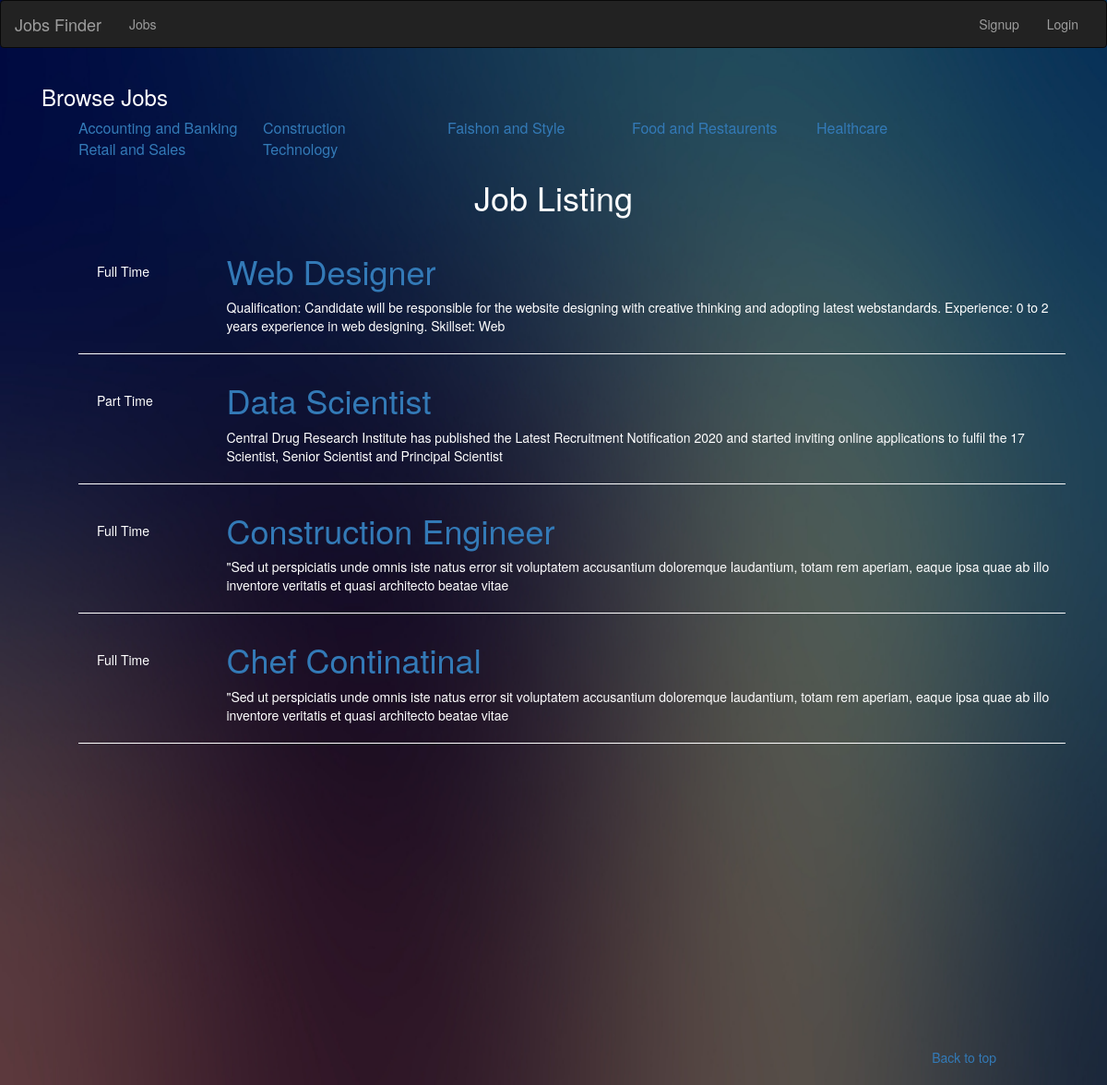
/jobs.php, run on the app's committed database.
### tables this page shows
CREATE TABLE `categories` (
  `id` int(11) NOT NULL,
  `name` varchar(255) NOT NULL
);

CREATE TABLE `jobs` (
  `id` int(11) NOT NULL,
  `title` varchar(255) NOT NULL,
  `description` text NOT NULL,
  `location` varchar(255) NOT NULL,
  `category_id` int(11) NOT NULL,
  `contact_email` varchar(255) NOT NULL,
  `job_type` varchar(255) NOT NULL
);

### lib/Database.php (called while the page is built, shortened)
<?php
class Database{
     public $dbhost = DB_HOST;
     public $dbuser = DB_USER;
     public $dbname = DB_NAME;
     public $dbpass = DB_PASS;
     public $link;
    private function connect(){
        $this->link = new mysqli($this->dbhost,$this->dbuser,$this->dbpass,$this->dbname);
    }
    public function select($query){
        $result = $this->link->query($query) or die($this->link->error.__LINE__);
        if ($result->num_rows>0){
            return $result;
        }
        else{
            return false;
        }
    }
}

### helpers/format_helpers.php (called while the page is built)
<?php
function shortText($text, $chars =150){
    $text = $text." ";
    $text = substr($text,0,$chars);
    $text = substr($text,0,strrpos($text,' '));
    return $text;
}

### jobs.php (the view, shortened to what this page needs)
<?php include 'includes/header.php'; ?>
<?php  include 'lib/Database.php';?>
<?php include 'helpers/format_helpers.php'; ?>
<?php
   $db = new Database();
   $query = "SELECT * FROM categories";
   $result = $db->select($query);
   if(isset($_GET['id'])){
     $id = $_GET['id'];
	   $query2 ="SELECT * FROM jobs WHERE category_id ='$id'";
	   $result2= $db->select($query2);
   }
 else{
	 $query2 = "SELECT * FROM jobs";
	 $result2 = $db->select($query2);
 }
?>
 <?php if($result2): ?>
<div class="container">
    <div id="category_block" class="col-xs-12">
			<h3>Browse Jobs</h3>
			<ul>
				<?php while($row = $result->fetch_assoc()): ?>
				<li>
					<a href="jobs.php?id=<?php echo $row['id']; ?>">
						<?php echo $row['name']; ?>
					</a>
				</li>
	            <?php endwhile; ?>
			</ul>
	</div>
 <div class="col-sm-12">
 	<h1 class="text-center">Job Listing</h1>
 	<ul id="listings">
      <?php while ($row = $result2->fetch_assoc()): ?>
				<li>
					<div class="type">
					<span class="green"><?php echo $row['job_type']; ?></span>
					</div>
					<div class="description">
						<a href="job.php?id=<?php echo $row['id']; ?>"><h1><?php echo $row['title']; ?></h1></a>
						<p> <?php echo shortText($row['description'],200); ?>
						</p>
					</div>
				</li>
		<?php endwhile;  ?>
 	</ul>
 </div>
</div>
<?php else : ?>
	<div class="col-xs-12">
	<p>There are No Jobs</p>
	</div>
<?php endif; ?>
<?php include 'includes/footer.php'; ?>

### includes/header.php (shortened to what this page needs)
<!DOCTYPE html>
<html>
<head>
   		 <link rel="stylesheet" type="text/css" href="css/style.css">
         <link rel="stylesheet" href="css/bootstrap.css">
</head>
<body>
	<nav class="navbar navbar-inverse">
	  <div class="container-fluid">
	    <div class="navbar-header">
	      <li> <a class="navbar-brand" href="index.php">Jobs Finder</a></li>
	    </div>
	    <ul class="nav navbar-nav">
	       <li><a href="jobs.php">Jobs</a></li>
	    </ul>
	    <ul class="nav navbar-nav pull-right">
	      <?php if(isset($_SESSION['user'])): ?>
	       <li><a href="logout.php">Logout</a></li>
	      <?php else : ?>
	      <li><a href="signup.php">Signup</a></li>
	      <li><a href="login.php">Login</a></li>
	      <?php endif; ?>
	    </ul>
	  </div>
	</nav>

### includes/footer.php (shortened to what this page needs)
<br>
<br>
<br>
<br>
<footer id="footer">
        <p class="pull-right"><a href="#">Back to top</a></p>
      </footer>
</body>
</html>

### css/style.css (style rules this page uses)
body { padding-bottom: 40px; color: #5a5a5a; }
li { list-style: none; }
a { text-decoration-style: none; }
#listings li { overflow: auto; border-bottom: 1px #ffffff solid; padding: 10px 0 10px 0; list-style: none; }
.type { float: left; width: 15%; margin-top: 30px; }
.type span { padding: 10px 20px 10px 20px; color: #ffffff; background: #; }
.description { float: right; width: 85%; }
.description a { text-decoration-style: none; text-decoration-color: #ffffff; }
#category_block li { width: 200px; float: left; font-size: 16px; padding: 0 10px 0 0; }
#footer { padding:20px; margin:100px; position: relative; top:120px; left:0; }

### includes/header.php (style rules this page uses)
body { background: url(img/32.jpg); background-size: 100% 100%; background-repeat: no-repeat; color: #ffffff; }

### data on the page
categories: name "Accounting and Banking"
categories: name "Construction"
categories: name "Faishon and Style"
categories: name "Food and Restaurents"
categories: name "Healthcare"
categories: name "Retail and Sales"
categories: name "Technology"
jobs: job_type "Full Time", title "Web Designer", description "Qualification: Candidate will be responsible for the website designing with creative thinking and adopting latest webstandards. Experience: 0 to 2 years experience in web designing. Skillset: Web"
jobs: job_type "Part Time", title "Data Scientist", description "Central Drug Research Institute has published the Latest Recruitment Notification 2020 and started inviting online applications to fulfil the 17 Scientist, Senior Scientist and Principal Scientist"
jobs: job_type "Full Time", title "Construction Engineer", description "\"Sed ut perspiciatis unde omnis iste natus error sit voluptatem accusantium doloremque laudantium, totam rem aperiam, eaque ipsa quae ab illo inventore veritatis et quasi architecto beatae vitae"
jobs: job_type "Full Time", title "Chef Continatinal", description "\"Sed ut perspiciatis unde omnis iste natus error sit voluptatem accusantium doloremque laudantium, totam rem aperiam, eaque ipsa quae ab illo inventore veritatis et quasi architecto beatae vitae"
